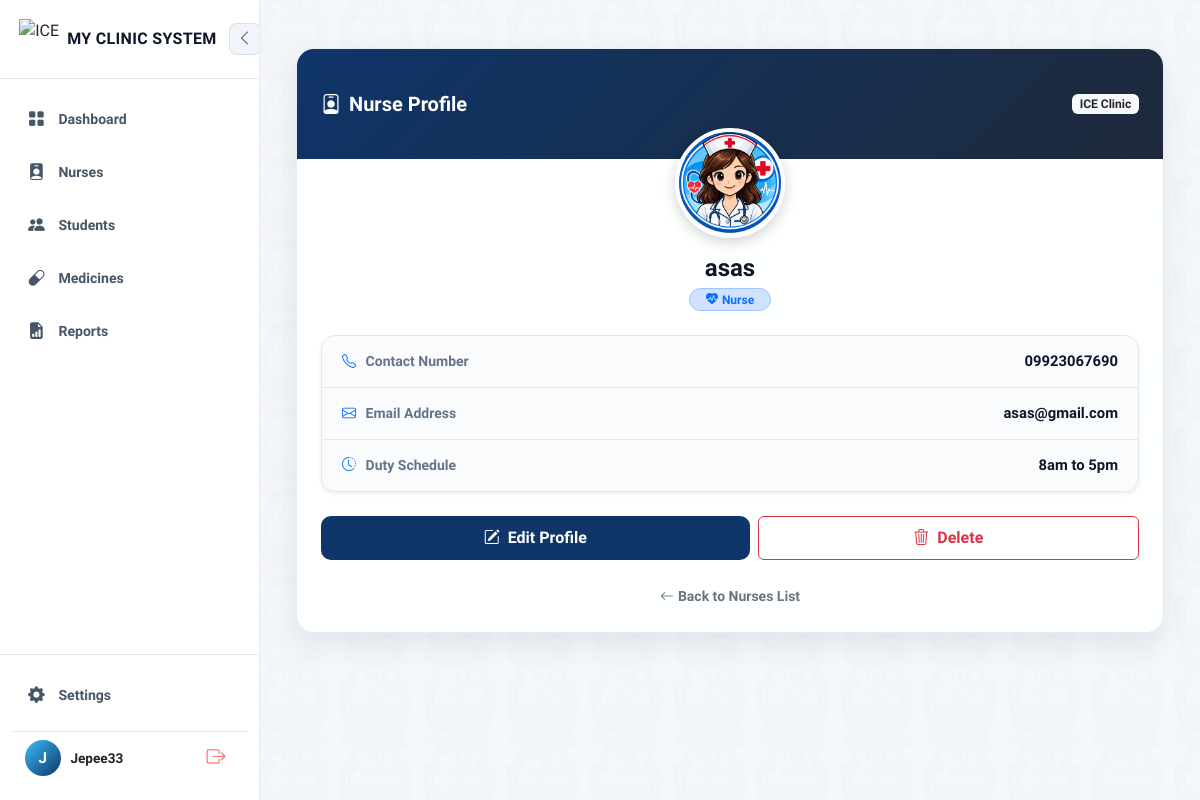
Screenshot of /nurses/11/ (signed in) with the database file from the repository.
### clinic/models.py (models this page shows, shortened)
class Nurse(models.Model):
    user = models.OneToOneField(User, on_delete=models.SET_NULL, null=True, blank=True, related_name='nurse_profile')
    full_name = models.CharField(max_length=150)
    age = models.PositiveIntegerField(null=True, blank=True)
    photo = models.ImageField(upload_to='nurse_photos/', blank=True, null=True)
    position = models.CharField(max_length=100, blank=True, help_text="hal. School Nurse, Clinic Head")
    contact_number = models.CharField(max_length=20, blank=True)
    email = models.EmailField(blank=True)
    schedule = models.CharField(max_length=150, blank=True, help_text="hal. Mon-Fri, 8AM-5PM (Time of Duty)")
    date_added = models.DateTimeField(auto_now_add=True)

### clinic/views/nurse.py (the view)
# urls.py: path('nurses/<int:pk>/', views.nurse_views, name='nurse_views'),
@login_required
@role_required("admin", "nurse")
def nurse_views(request, pk):
    nurse = get_object_or_404(Nurse, pk=pk)
    return render(request, "clinic/nurses/nurse_views.html", {"nurse": nurse})

### clinic/context_processors.py (called while the page is built)
def low_stock_alerts(request):
    if not request.user.is_authenticated:
        return {}
    try:
        role = request.user.profile.role
    except AttributeError:
        role = 'student'
    if role not in ('admin', 'nurse'):
        return {}
    from .models import Medicine
    low_stock_medicines = [m for m in Medicine.objects.all() if m.is_low_stock]
    return {
        'nav_low_stock_medicines': low_stock_medicines,
        'nav_low_stock_count': len(low_stock_medicines),
    }

### clinic/models.py (called while the page is built)
    @property
    def is_low_stock(self):
        return self.quantity_in_stock <= self.low_stock_threshold

### clinic/templates/clinic/nurses/nurse_views.html (shortened to what this page needs)
{% extends "clinic/base.html" %}
{% load static %}
{% block content %}
<link rel="stylesheet" href="https://cdnjs.cloudflare.com/ajax/libs/animate.css/4.1.1/animate.min.css" />
<link rel="stylesheet" href="https://cdn.jsdelivr.net/npm/bootstrap-icons@1.11.1/font/bootstrap-icons.css">
<div class="profile-container ">
    <div class="profile-card">
        <div class="profile-header-bg d-flex align-items-center justify-content-between px-4">
            <h4 class="text-white fw-bold m-0 fs-5">
                <i class="bi bi-person-badge me-2"></i>Nurse Profile
            </h4>
            <span class="badge bg-light text-dark fw-semibold">ICE Clinic</span>
        </div>
        <div class="card-body p-4 text-center">
            <div class="profile-avatar-wrapper mb-3">
                {% if nurse.photo %}
                    <img src="{{ nurse.photo.url }}" alt="{{ nurse.full_name }}" class="profile-img">
                {% else %}
                    <div class="profile-avatar-placeholder">
                        {{ nurse.full_name|slice:":1"|upper }}
                    </div>
                {% endif %}
            </div>
            <h3 class="fw-bold profile-name mb-1">{{ nurse.full_name }}</h3>
            <span class="badge bg-primary-subtle text-primary border border-primary-subtle px-3 py-1 rounded-pill fw-semibold mb-4">
                <i class="bi bi-heart-pulse-fill me-1"></i>{{ nurse.position|default:"Clinic Nurse" }}
            </span>
            <div class="info-list text-start mb-4 shadow-sm">
                <div class="info-item">
                    <span class="info-label"><i class="bi bi-telephone text-primary"></i> Contact Number</span>
                    <span class="info-value">{{ nurse.contact_number|default:"—" }}</span>
                </div>
                <div class="info-item">
                    <span class="info-label"><i class="bi bi-envelope text-primary"></i> Email Address</span>
                    <span class="info-value">{{ nurse.email|default:"—" }}</span>
                </div>
                <div class="info-item">
                    <span class="info-label"><i class="bi bi-clock-history text-primary"></i> Duty Schedule</span>
                    <span class="info-value">{{ nurse.schedule|default:"—" }}</span>
                </div>
            </div>
            <div class="d-flex flex-wrap gap-2 justify-content-center action-buttons-group">
                <a href="{% url 'nurse_edit' nurse.pk %}" class="btn btn-edit-nurse flex-grow-1 d-flex align-items-center justify-content-center gap-2">
                    <i class="bi bi-pencil-square"></i> Edit Profile
                </a>
                <button type="button" class="btn btn-outline-danger btn-delete-nurse fw-semibold flex-grow-1 d-flex align-items-center justify-content-center gap-2" id="openModalBtn">
                    <i class="bi bi-trash3"></i> Delete
                </button>
            </div>
            <div class="mt-4">
                <a href="{% url 'nurse_list' %}" class="text-decoration-none text-secondary small fw-semibold d-inline-flex align-items-center gap-1">
                    <i class="bi bi-arrow-left"></i> Back to Nurses List
                </a>
            </div>
        </div>
    </div>
</div>
{% endblock %}

### clinic/templates/clinic/base.html (shortened to what this page needs)
{% load static %}
<!DOCTYPE html>
<html lang="en">
<head>
    <link href="https://cdn.jsdelivr.net/npm/bootstrap@5.3.0/dist/css/bootstrap.min.css" rel="stylesheet">
    <link rel="stylesheet" href="https://cdn.jsdelivr.net/npm/bootstrap-icons@1.11.0/font/bootstrap-icons.css">
</head>
<body class="bg-body text-body">
    <div style="display: flex; min-height: 100vh; width: 100%; position: relative;">
        <aside id="appSidebar">
            <div>
                <div class="sidebar-header-glass">
                    <div class="brand-logo-container" id="logoToggleBtn"
                        style="display: flex; align-items: center; gap: 0.5rem; cursor: pointer;"
                        title="Toggle Sidebar">
                        <img src="{% static 'clinic/img/me.png' %}" alt="ICE Clinic Logo"
                            style="width: 40px; height: 40px; object-fit: contain;">
                        <span class="brand-text">MY CLINIC SYSTEM</span>
                    </div>
                    <button class="sidebar-toggle-btn desktop-toggle-btn d-none d-lg-flex" id="toggleSidebarDesktopBtn"
                        title="Toggle Sidebar">
                        <i class="bi bi-chevron-left"></i>
                    </button>
                </div>
                <nav style="padding: 1rem 0.75rem;">
                    <a href="{% url 'dashboard' %}"
                        class="nav-item-link {% if request.resolver_match.url_name == 'dashboard' %}active{% endif %}"
                        title="Dashboard">
                        <i class="bi bi-grid-fill"></i>
                        <span>Dashboard</span>
                    </a>
                    <a href="{% url 'nurse_list' %}"
                        class="nav-item-link {% if request.resolver_match.url_name == 'nurse_list' or request.resolver_match.url_name == 'nurse_detail' %}active{% endif %}"
                        title="Nurses">
                        <i class="bi bi-person-badge-fill"></i>
                        <span>Nurses</span>
                    </a>
                    <a href="{% url 'student_records' %}"
                        class="nav-item-link {% if request.resolver_match.url_name == 'student_records' %}active{% endif %}"
                        title="Students">
                        <i class="bi bi-people-fill"></i>
                        <span>Students</span>
                    </a>
                    <a href="{% url 'medicine_list' %}"
                        class="nav-item-link {% if request.resolver_match.url_name == 'medicine_list' %}active{% endif %}"
                        title="Medicines">
                        <i class="bi bi-capsule"></i>
                        <span>Medicines</span>
                    </a>
                    <a href="{% url 'reports' %}"
                        class="nav-item-link {% if request.resolver_match.url_name == 'reports' %}active{% endif %}"
                        title="Reports">
                        <i class="bi bi-file-earmark-bar-graph-fill"></i>
                        <span>Reports</span>
                    </a>
                </nav>
            </div>
            <div class="sidebar-footer-glass">
                <a href="{% url 'settings' %}"
                    class="nav-item-link {% if request.resolver_match.url_name == 'settings' %}active{% endif %}"
                    style="margin-bottom: 0.75rem;" title="Settings">
                    <i class="bi bi-gear-fill"></i>
                    <span>Settings</span>
                </a>
                {% if user.is_authenticated %}
                <div class="user-profile-card"
                    style="display: flex; align-items: center; justify-content: space-between; padding: 0.5rem 0.8rem;">
                    <div style="display: flex; align-items: center; gap: 0.6rem; overflow: hidden;">
                        <div class="user-avatar-glow"
                            title="{% if user.first_name %}{{ user.first_name }} {{ user.last_name }}{% else %}{{ user.username|title }}{% endif %}">
                            {% if user.first_name %}
                            {{ user.first_name|slice:":1"|upper }}{% if user.last_name %}{{
                            user.last_name|slice:":1"|upper }}{% endif %}
                            {% else %}
                            {{ user.username|slice:":1"|upper }}
                            {% endif %}
                        </div>
                        <div class="user-info-text" style="overflow: hidden; font-size: 0.85rem; font-weight: 600;">
                            {% if user.first_name %}
                            {{ user.first_name }} {{ user.last_name }}
                            {% else %}
                            {{ user.username|title }}
                            {% endif %}
                        </div>
                    </div>
                    <form action="{% url 'logout' %}" method="post" style="margin: 0;">
                        <button type="submit" class="btn-logout" title="Logout"
                            style="background: none; border: none; cursor: pointer; display: flex; align-items: center;">
                            <i class="bi bi-box-arrow-right" style="font-size: 1.2rem;"></i>
                        </button>
                    </form>
                </div>
                {% endif %}
            </div>
        </aside>
        <div class="main-container">
            <main class="content-main"
                style="background-image: url(&quot;{% static 'clinic/img/studentbackground.png' %}&quot;); background-repeat: repeat; background-size: cover; background-attachment: fixed;">
                <div class="content-inner">
                    {% block content %}{% endblock %}
                </div>
            </main>
        </div>
    </div>
</body>
</html>

### clinic/templates/clinic/base.html (style rules this page uses)
:root { --glow-blue: #38bdf8; --glow-purple: #a855f7; --sidebar-width: 260px; --sidebar-collapsed-width: 80px; }
[data-bs-theme="light"] { --shell-bg: #f4f7fb; --sidebar-bg: rgba(255, 255, 255, 0.95); --sidebar-border: rgba(15, 53, 105, 0.1); --nav-text: #475569; --nav-hover-bg: rgba(15, 53, 105, 0.06); --nav-hover-color: #0F3569; --main-overlay: rgba(244, 247, 251, 0.94); --text-primary: #0f172a; --toggle-btn-bg: #f1f5f9; --toggle-btn-color: #475569; --logout-hover-bg: rgba(239, 68, 68, 0.1); }
body { height: 100%; margin: 0; padding: 0; font-family: 'Plus Jakarta Sans', sans-serif; background: var(--shell-bg); color: var(--text-primary); overflow-x: hidden; }
#appSidebar { width: var(--sidebar-width); min-width: var(--sidebar-width); position: fixed; top: 0; left: 0; height: 100vh; display: flex; flex-direction: column; justify-content: space-between; z-index: 1040; overflow-y: auto; overflow-x: hidden; background: var(--sidebar-bg); border-right: 1px solid var(--sidebar-border); }
.sidebar-header-glass { padding: 1.2rem; display: flex; align-items: center; justify-content: space-between; gap: 0.75rem; border-bottom: 1px solid var(--sidebar-border); white-space: nowrap; }
.brand-text { font-weight: 800; font-size: 1rem; text-transform: uppercase; letter-spacing: 0.02em; color: var(--text-primary); }
.sidebar-toggle-btn { background: var(--toggle-btn-bg); border: 1px solid var(--sidebar-border); color: var(--toggle-btn-color); width: 32px; height: 32px; border-radius: 8px; display: flex; align-items: center; justify-content: center; cursor: pointer; flex-shrink: 0; }
.nav-item-link { display: flex; align-items: center; gap: 0.75rem; padding: 0.7rem 0.9rem; border-radius: 0.75rem; margin-bottom: 0.35rem; font-size: 0.88rem; font-weight: 600; text-decoration: none; color: var(--nav-text); white-space: nowrap; }
.nav-item-link i { font-size: 1.05rem; width: 20px; text-align: center; flex-shrink: 0; }
.sidebar-footer-glass { padding: 1rem 0.75rem; border-top: 1px solid var(--sidebar-border); white-space: nowrap; }
.user-profile-card { display: flex; align-items: center; justify-content: space-between; padding-top: 0.75rem; border-top: 1px solid var(--sidebar-border); gap: 0.5rem; }
.user-avatar-glow { width: 36px; height: 36px; border-radius: 50%; background: linear-gradient(135deg, #38bdf8 0%, #0F3569 100%); color: #ffffff; font-weight: 800; display: flex; align-items: center; justify-content: center; flex-shrink: 0; font-size: 0.95rem; }
.btn-logout { background: transparent; border: none; color: #f87171; width: 36px; height: 36px; border-radius: 8px; display: flex; align-items: center; justify-content: center; cursor: pointer; flex-shrink: 0; padding: 0; }
body:not(.sidebar-collapsed) #toggleSidebarDesktopBtn { display: flex !important; visibility: visible !important; opacity: 1 !important; }
.main-container { margin-left: var(--sidebar-width); flex-grow: 1; display: flex; flex-direction: column; min-height: 100vh; width: calc(100% - var(--sidebar-width)); position: relative; z-index: 1; }
.content-main { flex-grow: 1; padding: 1.5rem; position: relative; min-height: 100vh; }
.content-inner { position: relative; z-index: 2; }

### rows the page displays
Nurse: photo (picture), full_name "asas", position "Nurse", contact_number "09923067690", email "asas@gmail.com", schedule "8am to 5pm"

### other values shown
{{ user.username|slice:":1"|upper }} "J"
{{ user.username|title }} "Jepee33"
